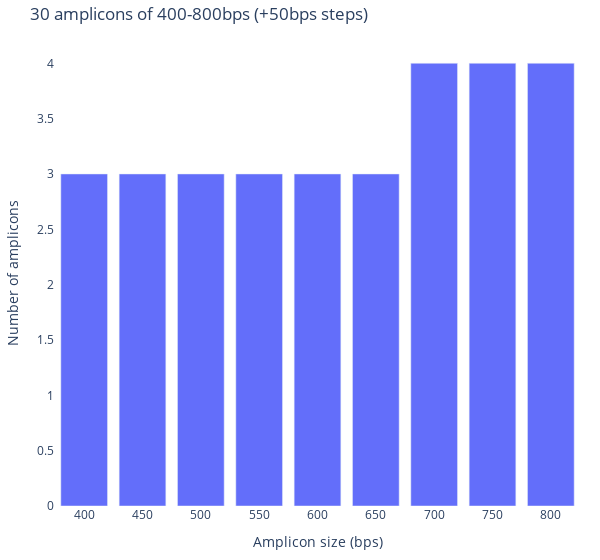

Notebook cell for this chart:
### Code cell
import plotly.graph_objects as go

# Sample data for a bar chart
data = {'Category': [str(x) for x in np.arange(400, 801, 50)],
        'Values': [3,3,3,3,3,3,4,4,4]}

# Create a bar chart
fig = go.Figure([go.Bar(x=data['Category'], y=data['Values'])])

# Update layout for a better visual appearance
fig.update_layout(title_text='30 amplicons of 400-800bps (+50bps steps)',
                  xaxis_title='Amplicon size (bps)',
                  yaxis_title='Number of amplicons',
                  plot_bgcolor='white',
                  margin=dict(l=20, r=20, t=40, b=20),
                  width = 600)

# Show plot

### Figure 1 — Plotly figure (JSON) as saved in the notebook; plotly's stock layout.template omitted (floating-point values rounded to 4 significant figures)
{"data": [{"type": "bar", "x": ["400", "450", "500", "550", "600", "650", "700", "750", "800"], "y": [3, 3, 3, 3, 3, 3, 4, 4, 4]}], "layout": {"margin": {"b": 20, "l": 20, "r": 20, "t": 40}, "plot_bgcolor": "white", "title": {"text": "30 amplicons of 400-800bps (+50bps steps)"}, "width": 600, "xaxis": {"title": {"text": "Amplicon size (bps)"}}, "yaxis": {"title": {"text": "Number of amplicons"}}}}
